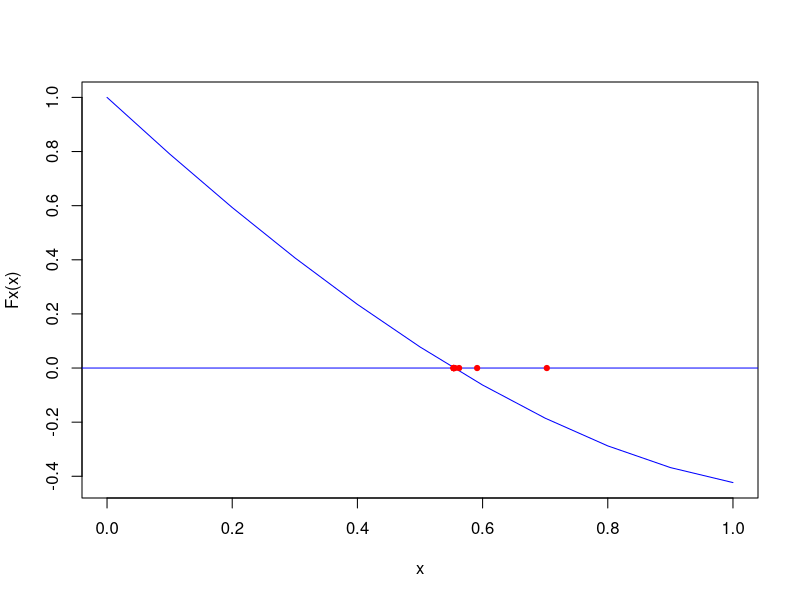
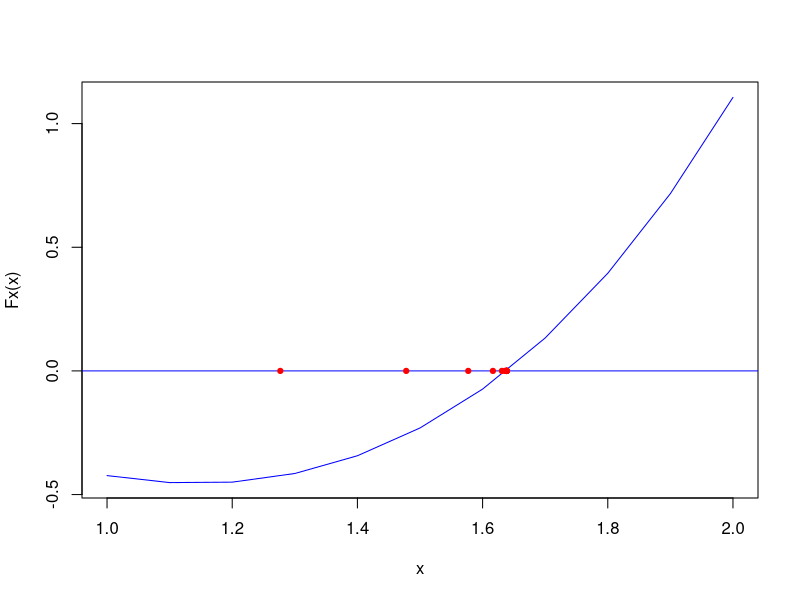

R code for these plots, in order:
# Remueve todos los objetos creados
rm(list=ls())

Fx <- function(x) ((exp(1)^x) - (pi*x))
F1x <- function(x) ((exp(1)^x)-pi)

falsaPosicion <- function(a, b, err) {
  x = seq(a,b,0.1)
  plot(x,Fx(x),type="l",col="blue")
  abline(h=0,col="blue")
  
  #x = b
  #d = (Fx(b)*a-Fx(a)*b)/(Fx(b)-Fx(a))
  it = 0
  error = 1
  while (error > err) {
    it = it + 1
    x = (Fx(b)*a-Fx(a)*b)/(Fx(b)-Fx(a))
    
    if (Fx(x) == 0) {
      break
    }
    
    if (Fx(x)*Fx(a) < 0) {
      b = x
    }
    else {
      a = x
    }
    
    error = abs(Fx(x)/F1x(x))
    
    points(rbind(c(x,0)),pch=19,cex=0.7,col="red")
    
    cat("X=",x,"\t","E=",error,"\t","Iteracion=",it,"\n")
  }
}
falsaPosicion(0, 1, 10e-8)
falsaPosicion(1, 2, 10e-8)